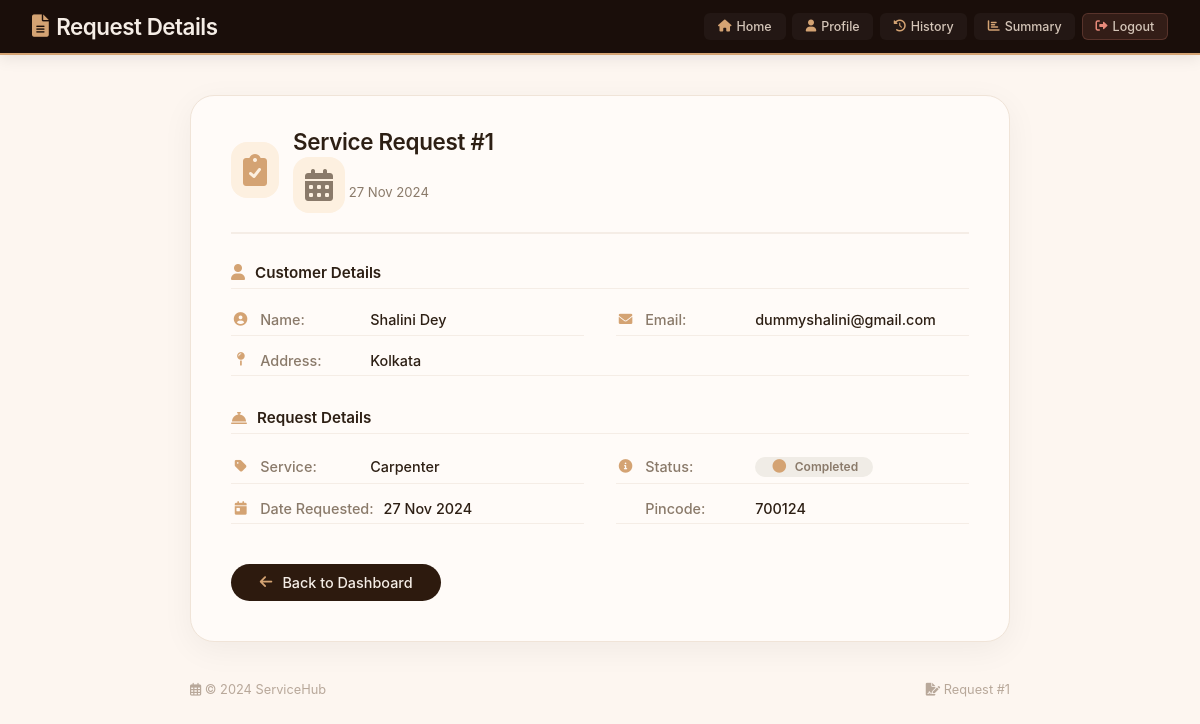
The page /service_request/view/1 on the database its author committed.
### models.py (models this page shows, shortened)
class ServiceRequest(db.Model):
    __tablename__ = 'service_requests'
    id = db.Column(db.Integer, primary_key=True)
    customer_id = db.Column(db.Integer, db.ForeignKey('customers.id'), nullable=False)
    professional_id = db.Column(db.Integer, db.ForeignKey('professionals.id'), nullable=True)
    service_id = db.Column(db.Integer, db.ForeignKey('services.id'), nullable=False)  # Use service_id
    pincode = db.Column(db.String(10), nullable=False)
    status = db.Column(db.String(20), default='Pending')  # Pending, Confirmed, etc.
    date_of_request = db.Column(db.DateTime, default=datetime.utcnow)
    date_completed = db.Column(db.DateTime, nullable=True)  # New field for completion date
    work_completed = db.Column(db.Boolean, nullable=False, default=False)  # New field for work status
    customer_approval = db.Column(db.Boolean, nullable=False, default=False)  # Approval by customer
    professional_approval = db.Column(db.Boolean, nullable=False, default=False)
    service = db.relationship("Service", backref="service_requests", lazy=True)
    customer = db.relationship("Customer", backref="service_requests", lazy=True)
    professional = db.relationship("Professional", backref="assigned_requests", lazy=True)

class Customer(db.Model):
    __tablename__ = 'customers'
    id = db.Column(db.Integer, primary_key=True)
    name = db.Column(db.String(100), nullable=False)
    username = db.Column(db.String(100), unique=True, nullable=False)
    password = db.Column(db.String(100), nullable=False)  # Store password as plain text
    email = db.Column(db.String(100), unique=True, nullable=False)
    address = db.Column(db.String(200), nullable=False)
    pincode = db.Column(db.String(10), nullable=False)
    is_admin = db.Column(db.Boolean, default=False, nullable=False)
    blocked = db.Column(db.Boolean, default=False, nullable=False)

class Service(db.Model):
    __tablename__ = 'services'
    id = db.Column(db.Integer, primary_key=True)
    name = db.Column(db.String(80), unique=True, nullable=False)
    price = db.Column(db.Integer, nullable=False)
    timerequired = db.Column(db.Integer, nullable=False)
    description = db.Column(db.String(200), nullable=False)
    allowed = db.Column(db.Boolean, default=False, nullable=False)
    status = db.Column(db.String(20), default="Pending", nullable=False)

### routes.py (the view)
@app.route('/service_request/view/<int:request_id>', methods=['GET'])
def view_service_request(request_id):
    service_request = ServiceRequest.query.get_or_404(request_id)
    customer = service_request.customer
    return render_template('view_service_request.html', service_request=service_request, customer=customer)

### templates/view_service_request.html (shortened to what this page needs)
<!DOCTYPE html>
<html lang="en">
<head>
    <link rel="stylesheet" href="https://cdnjs.cloudflare.com/ajax/libs/font-awesome/6.0.0-beta3/css/all.min.css" />
</head>
<body>
    <header>
        <div class="header-content">
            <h1>
                <i class="fas fa-file-alt"></i>
                Request Details
            </h1>
            <nav>
                <a href="{{ url_for('professional_dashboard') }}"><i class="fas fa-home"></i> Home</a>
                <a href="{{ url_for('professional_profile') }}"><i class="fas fa-user"></i> Profile</a>
                <a href="{{ url_for('service_history') }}"><i class="fas fa-history"></i> History</a>
                <a href="{{ url_for('professional_summary') }}"><i class="fas fa-chart-bar"></i> Summary</a>
                <a href="{{ url_for('logout') }}" class="logout-link"><i class="fas fa-sign-out-alt"></i> Logout</a>
            </nav>
        </div>
    </header>
    <div class="main-card">
        <div class="card-header">
            <i class="fas fa-clipboard-check"></i>
            <div class="header-text">
                <h2>Service Request #{{ service_request.id }}</h2>
                <div class="sub">
                    <i class="fas fa-calendar-alt" style="color:#8a7a6a;"></i>
                    {{ service_request.date_of_request.strftime('%d %b %Y') if service_request.date_of_request else '—' }}
                </div>
            </div>
        </div>
        <div class="details-section">
            <h3><i class="fas fa-user"></i> Customer Details</h3>
            <div class="detail-grid">
                <div class="detail-item">
                    <i class="fas fa-user-circle"></i>
                    <span class="label">Name:</span>
                    <span class="value">{{ customer.name }}</span>
                </div>
                <div class="detail-item">
                    <i class="fas fa-envelope"></i>
                    <span class="label">Email:</span>
                    <span class="value">{{ customer.email }}</span>
                </div>
                <div class="detail-item" style="grid-column: 1 / -1;">
                    <i class="fas fa-map-pin"></i>
                    <span class="label">Address:</span>
                    <span class="value">{{ customer.address }}</span>
                </div>
            </div>
        </div>
        <div class="details-section">
            <h3><i class="fas fa-concierge-bell"></i> Request Details</h3>
            <div class="detail-grid">
                <div class="detail-item">
                    <i class="fas fa-tag"></i>
                    <span class="label">Service:</span>
                    <span class="value">{{ service_request.service.name if service_request.service else '—' }}</span>
                </div>
                <div class="detail-item">
                    <i class="fas fa-info-circle"></i>
                    <span class="label">Status:</span>
                    <span class="value">
                        <span class="status-badge
                            {% if service_request.status == 'pending' %}status-pending
                            {% elif service_request.status == 'accepted' %}status-accepted
                            {% elif service_request.status == 'completed' %}status-completed
                            {% elif service_request.status == 'denied' %}status-denied
                            {% else %}status-default{% endif %}">
                            <i class="fas
                                {% if service_request.status == 'pending' %}fa-clock
                                {% elif service_request.status == 'accepted' %}fa-check-circle
                                {% elif service_request.status == 'completed' %}fa-check-double
                                {% elif service_request.status == 'denied' %}fa-times-circle
                                {% else %}fa-circle{% endif %}"></i>
                            {{ service_request.status|capitalize or 'Pending' }}
                        </span>
                    </span>
                </div>
                <div class="detail-item">
                    <i class="fas fa-calendar-day"></i>
                    <span class="label">Date Requested:</span>
                    <span class="value">{{ service_request.date_of_request.strftime('%d %b %Y') if service_request.date_of_request else '—' }}</span>
                </div>
                {% if service_request.pincode %}
                <div class="detail-item">
                    <span class="label">Pincode:</span>
                    <span class="value">{{ service_request.pincode }}</span>
                </div>
                {% endif %}
            </div>
        </div>
        <a href="{{ url_for('professional_dashboard') }}" class="back-button">
            <i class="fas fa-arrow-left"></i> Back to Dashboard
        </a>
    </div>
    <div class="footer-note">
        <span><i class="far fa-calendar-alt"></i> &copy; 2024 ServiceHub</span>
        <span><i class="fas fa-file-signature"></i> Request #{{ service_request.id }}</span>
    </div>
</body>
</html>

### templates/view_service_request.html (style rules this page uses)
* { margin: 0; padding: 0; box-sizing: border-box; }
body { font-family: 'Inter', -apple-system, BlinkMacSystemFont, 'Segoe UI', Roboto, sans-serif; background: #fdf6f0; color: #2d1f14; min-height: 100vh; display: flex; flex-direction: column; align-items: center; }
header { background: #1a0e0a; color: #f5ede6; width: 100%; padding: 0.8rem 2rem; box-shadow: 0 2px 16px rgba(0, 0, 0, 0.1); border-bottom: 2px solid #d4a373; margin-bottom: 2rem; }
.header-content { max-width: 1400px; margin: 0 auto; display: flex; flex-wrap: wrap; align-items: center; justify-content: space-between; gap: 0.5rem; }
.header-content h1 { font-size: 1.4rem; font-weight: 600; letter-spacing: -0.5px; display: flex; align-items: center; gap: 0.5rem; color: #f5ede6; }
.header-content h1 i { color: #d4a373; font-size: 1.4rem; }
nav { display: flex; flex-wrap: wrap; gap: 0.2rem 0.4rem; justify-content: center; }
nav a { text-decoration: none; color: #d4c5b8; font-weight: 500; padding: 0.3rem 0.8rem; border-radius: 6px; font-size: 0.78rem; background: rgba(255, 255, 255, 0.04); transition: all 0.2s ease; border: 1px solid transparent; display: inline-flex; align-items: center; gap: 5px; }
nav a i { font-size: 0.75rem; color: #d4a373; }
.logout-link { background: rgba(232, 138, 122, 0.12) !important; border-color: rgba(232, 138, 122, 0.2) !important; }
.logout-link i { color: #e88a7a !important; }
.main-card { max-width: 820px; width: 95%; background: #fffbf8; border-radius: 24px; padding: 2rem 2.5rem 2.5rem 2.5rem; box-shadow: 0 8px 32px rgba(0, 0, 0, 0.05); border: 1px solid #f0e4d8; margin: 0.5rem auto 2rem auto; }
.card-header { display: flex; align-items: center; gap: 14px; border-bottom: 2px solid #f5ede6; padding-bottom: 1.2rem; margin-bottom: 1.8rem; }
.card-header i { font-size: 2rem; color: #d4a373; background: #fdf0e0; padding: 12px; border-radius: 16px; }
.card-header .header-text h2 { font-size: 1.4rem; font-weight: 600; color: #2d1f14; letter-spacing: -0.3px; }
.card-header .header-text .sub { font-size: 0.82rem; color: #8a7a6a; margin-top: 2px; }
.details-section { margin-bottom: 1.8rem; }
.details-section h3 { font-size: 0.95rem; font-weight: 600; color: #2d1f14; margin-bottom: 0.8rem; display: flex; align-items: center; gap: 10px; padding-bottom: 0.4rem; border-bottom: 1px solid #f5ede6; }
.details-section h3 i { color: #d4a373; font-size: 1rem; }
.detail-grid { display: grid; grid-template-columns: 1fr 1fr; gap: 0.6rem 2rem; padding: 0.2rem 0; }
.detail-item { display: flex; align-items: center; gap: 10px; font-size: 0.9rem; padding: 0.4rem 0; border-bottom: 1px solid #f5ede6; }
.detail-item .label { font-weight: 500; color: #8a7a6a; min-width: 100px; }
.detail-item .value { color: #2d1f14; font-weight: 500; }
.detail-item i { color: #d4a373; width: 1.2rem; text-align: center; font-size: 0.85rem; }
.status-badge { display: inline-flex; align-items: center; gap: 6px; padding: 0.15rem 0.9rem; border-radius: 30px; font-size: 0.75rem; font-weight: 600; }
.status-default { background: #f0ece6; color: #8a7a6a; }
.back-button { display: inline-flex; align-items: center; gap: 10px; padding: 0.6rem 1.8rem; background: #2d1a0e; color: #f5ede6; text-decoration: none; border-radius: 40px; font-weight: 500; font-size: 0.9rem; transition: all 0.25s; margin-top: 0.5rem; border: none; cursor: pointer; }
.back-button i { color: #d4a373; }
.footer-note { max-width: 820px; width: 95%; margin-top: 0.5rem; color: #b8a89a; font-size: 0.8rem; display: flex; justify-content: space-between; flex-wrap: wrap; gap: 0.5rem; }

### rows shown on the page
ServiceRequest: id "1", date_of_request "27 Nov 2024", status "Completed", pincode "700124"
Customer: name "Shalini Dey", email "dummyshalini@gmail.com", address "Kolkata"
Service: service "Carpenter"
